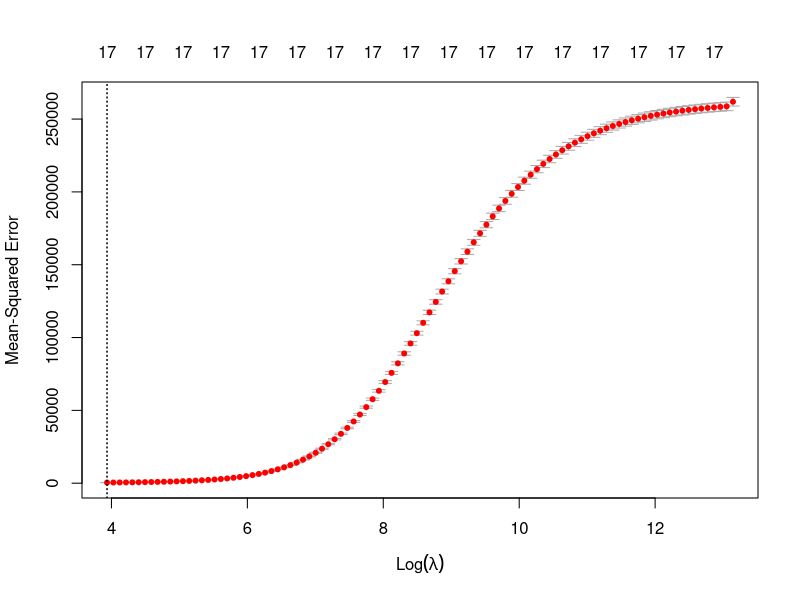
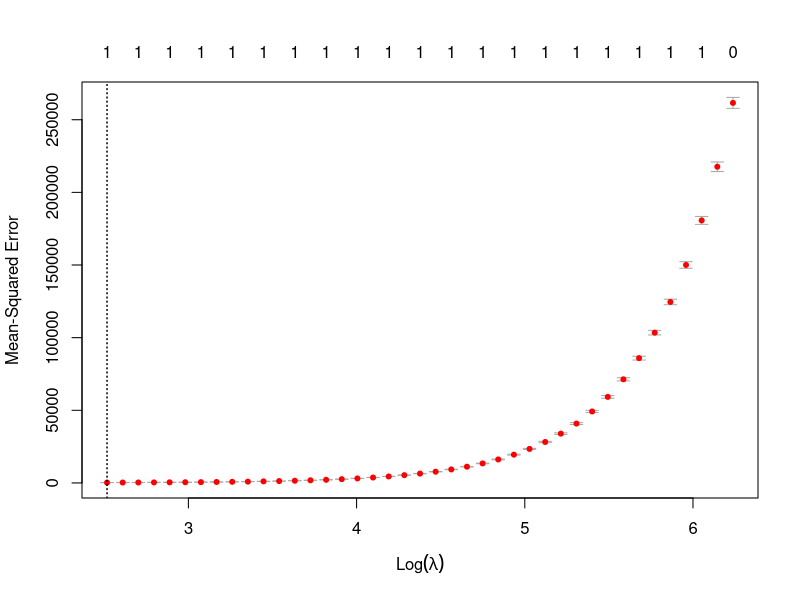
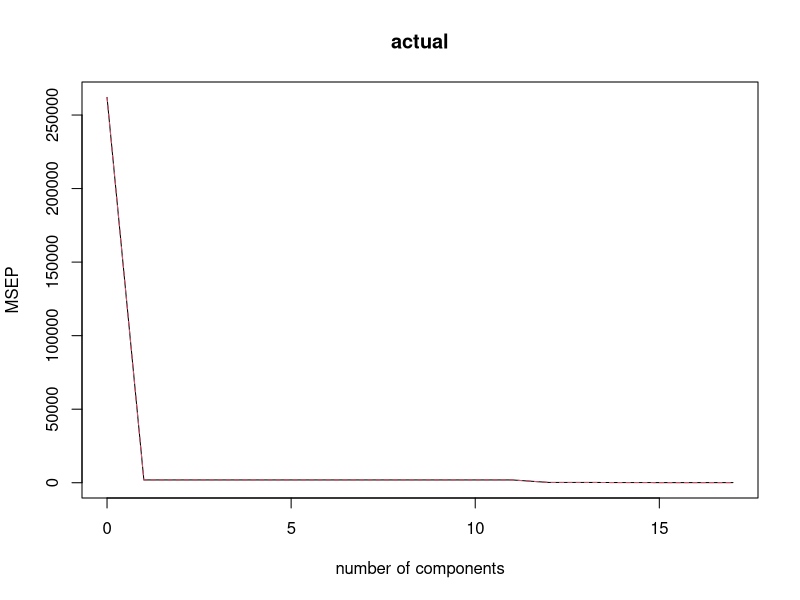
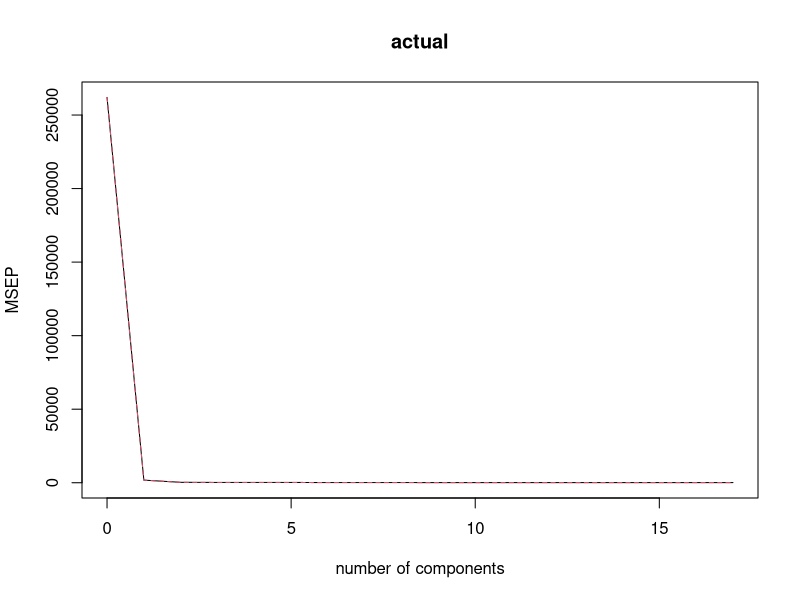

Write R code to recreate these figures, in order.
setwd("C:/Users/macho/Desktop/sfsu/spr22/math448")
gold=read.csv("daily_gold_rate.csv",header=T,na.strings="?")

library(glmnet)
attach(gold)

gold$year=substr(gold$Date,1,4)
gold$month=substr(gold$Date,6,7)

set=c("USD","year","month")
data=gold[,set]

attach(data)

actual=data$USD[6:nrow(data)]
month=data$month[6:nrow(data)]
year=data$year[6:nrow(data)]
lag1=data$USD[5:(nrow(data)-1)]
lag2=data$USD[4:(nrow(data)-2)]
lag3=data$USD[3:(nrow(data)-3)]
lag4=data$USD[2:(nrow(data)-4)]
lag5=data$USD[1:(nrow(data)-5)]




df = data.frame(actual, lag1, lag2, lag3, lag4, lag5, month, year)
df$month=as.factor(as.character(df$month))
df$year=as.numeric(as.character(df$year))

#train and validation setup
x=model.matrix(actual~.,df)[,-1]
y=df$actual
set.seed(1)
train=sample(1:nrow(df),0.8*nrow(df))
df.train=df[train,]
df.test=df[-train,]
x.train=x[train,]
x.test=x[-train,]
y.train=y[train]
y.test=y[-train]

#Linear Regression
ols = lm(actual~., data = df.train)# all predictors
ols = lm(actual~lag1+ lag4+ lag5+ month +year, data = df.train) #significant predictors
summary(ols)
y.pred=predict(ols,newdata=df.test)
mean((y.test-y.pred)^2) #test MSE

#Ridge Regression
grid=10^seq(10,-2,length=100)
ridge.mod=glmnet(x.train,y.train,alpha=0,lambda=grid, thresh=1e-12)

cv.out=cv.glmnet(x.train,y.train,alpha=0)
plot(cv.out)
bestlam=cv.out$lambda.min
bestlam
ridge.pred=predict(ridge.mod,s=bestlam,newx=x.test)
mean((ridge.pred-y.test)^2) #test MSE

#Lasso Regression
lasso.mod=glmnet(x.train,y.train,alpha=1,lambda=grid)

cv.out=cv.glmnet(x.train,y.train,alpha=1)
plot(cv.out)#CV error plot
bestlam=cv.out$lambda.min 
bestlam
lasso.pred=predict(lasso.mod,s=bestlam,newx=x.test)
mean((lasso.pred-y.test)^2) #test MSE

#PCR
library(pls)

pcr.fit=pcr(actual~., data=df.train,scale=TRUE,validation="CV")
summary(pcr.fit)
validationplot(pcr.fit,val.type="MSEP") #MSE plotted
pcr.pred=predict(pcr.fit,df.test,ncomp=17)
mean((pcr.pred-y.test)^2) #test MSE

#PLS
pls.fit=plsr(actual~., data=df.train,scale=TRUE, validation="CV")
summary(pls.fit)
validationplot(pls.fit,val.type="MSEP") #plot MSE
pls.pred=predict(pls.fit,df.test,ncomp=12)
mean((pls.pred-y.test)^2) #test MSE
